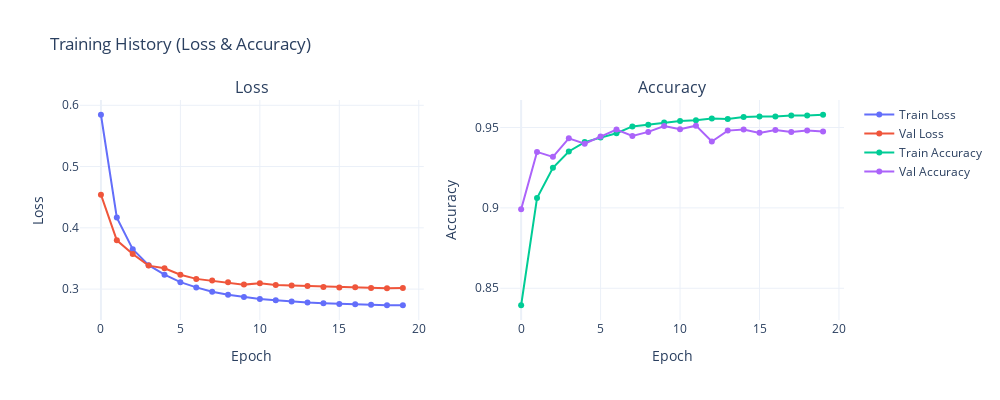

Notebook cell for this chart:
### Code cell
plot_training_process(
    mlp_train_losses, mlp_val_losses,
    mlp_train_accuracies, mlp_val_accuracies
)

### Figure 1 — Plotly figure (JSON) as saved in the notebook; plotly's stock layout.template omitted (floating-point values rounded to 4 significant figures)
{"data": [{"mode": "lines+markers", "name": "Train Loss", "type": "scatter", "xaxis": "x", "y": [0.5846, 0.4167, 0.3651, 0.339, 0.3235, 0.3113, 0.3028, 0.2955, 0.2907, 0.2872, 0.2837, 0.2816, 0.2796, 0.2781, 0.2769, 0.2758, 0.2751, 0.2745, 0.2738, 0.2736], "yaxis": "y"}, {"mode": "lines+markers", "name": "Val Loss", "type": "scatter", "xaxis": "x", "y": [0.4541, 0.3796, 0.3574, 0.3383, 0.3339, 0.3235, 0.3167, 0.3139, 0.3111, 0.3073, 0.3095, 0.3066, 0.306, 0.3052, 0.3035, 0.3028, 0.303, 0.3017, 0.3016, 0.3016], "yaxis": "y"}, {"mode": "lines+markers", "name": "Train Accuracy", "type": "scatter", "xaxis": "x2", "y": [0.8394, 0.9061, 0.9249, 0.9351, 0.9409, 0.9438, 0.9464, 0.9506, 0.9517, 0.953, 0.954, 0.9546, 0.9556, 0.9553, 0.9565, 0.9569, 0.9569, 0.9575, 0.9574, 0.9579], "yaxis": "y2"}, {"mode": "lines+markers", "name": "Val Accuracy", "type": "scatter", "xaxis": "x2", "y": [0.8992, 0.9348, 0.9317, 0.9433, 0.9399, 0.9445, 0.9487, 0.9448, 0.9473, 0.9509, 0.9489, 0.9511, 0.9413, 0.948, 0.9487, 0.9467, 0.9484, 0.9472, 0.9481, 0.9476], "yaxis": "y2"}], "layout": {"annotations": [{"font": {"size": 16}, "showarrow": false, "text": "Loss", "x": 0.225, "xanchor": "center", "xref": "paper", "y": 1, "yanchor": "bottom", "yref": "paper"}, {"font": {"size": 16}, "showarrow": false, "text": "Accuracy", "x": 0.775, "xanchor": "center", "xref": "paper", "y": 1, "yanchor": "bottom", "yref": "paper"}], "height": 400, "showlegend": true, "title": {"text": "Training History (Loss & Accuracy)"}, "width": 1000, "xaxis": {"anchor": "y", "domain": [0, 0.45], "title": {"text": "Epoch"}}, "xaxis2": {"anchor": "y2", "domain": [0.55, 1], "title": {"text": "Epoch"}}, "yaxis": {"anchor": "x", "domain": [0, 1], "title": {"text": "Loss"}}, "yaxis2": {"anchor": "x2", "domain": [0, 1], "title": {"text": "Accuracy"}}}}
